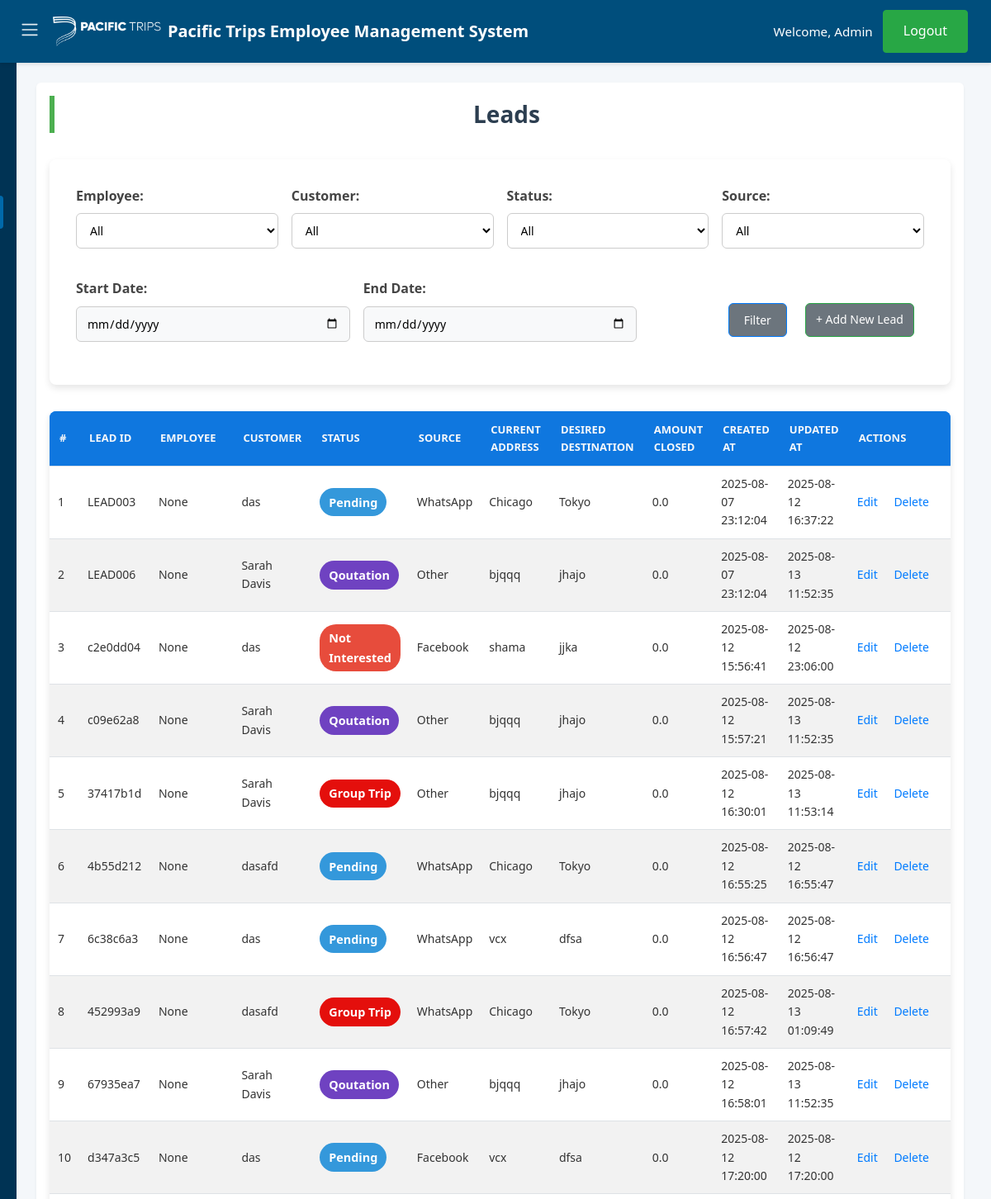
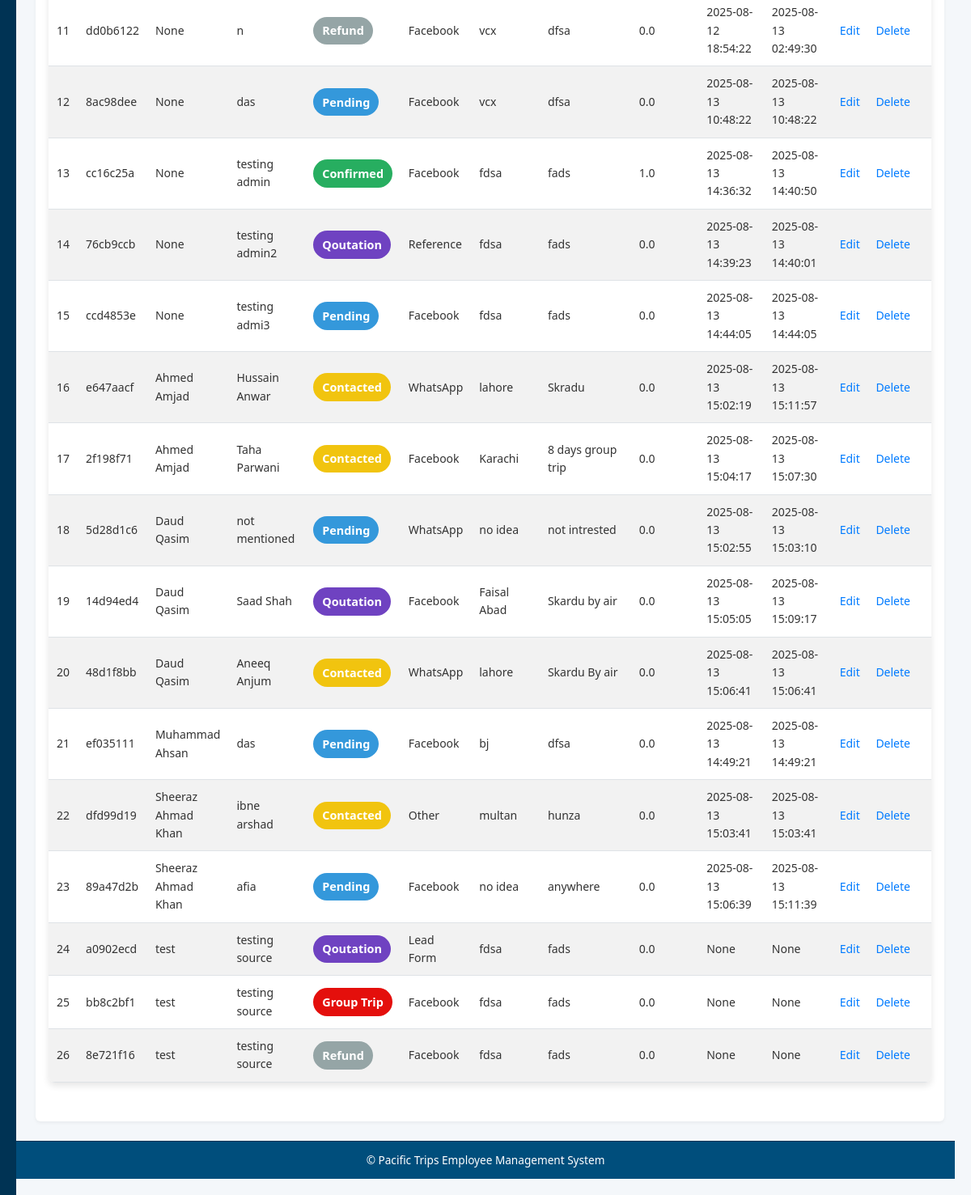
Page /leads?sort_by=emp_name&sort_order=asc&employeeId=&customerId=&status=&source=&start_date=&end_date= (signed in) on the committed database (2 pictures, top to bottom).
### tables this page shows
CREATE TABLE leads (
    employeeLeadId TEXT PRIMARY KEY,
    employeeId TEXT,
    employeeName TEXT,
    employeeContactNo TEXT,
    customerId TEXT,
    customerName TEXT,
    customerContactNo TEXT,
    currentAddress TEXT,
    desiredDestination TEXT,
    status TEXT NOT NULL CHECK("status" IN ('Pending', 'Contacted', 'Not interested', 'Qoutation', 'Group Trip', 'Refund', 'Confirmed')),
    source TEXT NOT NULL CHECK("source" IN ('Facebook', 'WhatsApp', 'Reference', 'TikTok', 'Instagram', 'Lead Form', 'Other')),
    amountClosed REAL,
    createdAt TEXT,
    updatedAt TEXT
);

CREATE TABLE customers (
    customerId TEXT PRIMARY KEY,
    customerName TEXT NOT NULL,
    phone TEXT NOT NULL,
    source TEXT NOT NULL,
    currentLocation TEXT NOT NULL,
    desiredDestination TEXT NOT NULL,
    dateOfArrival TEXT,
    createdAt TEXT DEFAULT CURRENT_TIMESTAMP,
    updatedAt TEXT DEFAULT CURRENT_TIMESTAMP
, status TEXT);

CREATE TABLE employees (
    empId TEXT PRIMARY KEY,
    empName TEXT NOT NULL,
    phoneNo TEXT,
    targetAmount REAL NOT NULL CHECK (targetAmount >= 0),
    achievedAmount REAL NOT NULL CHECK (achievedAmount >= 0),
    createdAt TEXT DEFAULT CURRENT_TIMESTAMP,
    updatedAt TEXT DEFAULT CURRENT_TIMESTAMP
);

### app.py (the view)
    def wrap(*args, **kwargs):
        if 'user_id' not in session:
            flash('Please login first.', 'danger')
            return redirect(url_for('login'))
        return f(*args, **kwargs)

### app.py (called while the page is built)
def get_db_connection():
    conn = sqlite3.connect(DATABASE, timeout=10)
    conn.row_factory = sqlite3.Row
    conn.execute("PRAGMA journal_mode=WAL")
    return conn

def get_all_employees():
    with closing(get_db_connection()) as conn:
        with closing(conn.cursor()) as cursor:
            cursor.execute("SELECT empId, empName FROM employees")
            return cursor.fetchall()

def get_all_customers():
    with closing(get_db_connection()) as conn:
        with closing(conn.cursor()) as cursor:
            cursor.execute("SELECT customerId, customerName FROM customers")
            return cursor.fetchall()

def login_required(f):
    def wrap(*args, **kwargs):
        if 'user_id' not in session:
            flash('Please login first.', 'danger')
            return redirect(url_for('login'))
        return f(*args, **kwargs)
    wrap.__name__ = f.__name__
    return wrap

### templates/leads.html (shortened to what this page needs)
{% extends "base.html" %}
{% block content %}
<h2>Leads</h2>
<form method="get" action="{{ url_for('leads') }}">
    {% if session.role == 'admin' %}
    <div>
        <label for="employeeId">Employee:</label>
        <select name="employeeId">
            <option value="">All</option>
        </select>
    </div>
    {% endif %}
    <div>
        <label for="customerId">Customer:</label>
        <select name="customerId">
            <option value="">All</option>
        </select>
    </div>
    <div>
        <label for="status">Status:</label>
        <select name="status">
            <option value="">All</option>
        </select>
    </div>
    <div>
        <label for="source">Source:</label>
        <select name="source">
            <option value="">All</option>
        </select>
    </div>
    <div>
        <label for="start_date">Start Date:</label>
        <input type="date" name="start_date" value="{{ filters.start_date }}">
    </div>
    <div>
        <label for="end_date">End Date:</label>
        <input type="date" name="end_date" value="{{ filters.end_date }}">
    </div>
    <div class="form-buttons">
        <button type="submit" class="btn">Filter</button>
        <a href="{{ url_for('add_customer') }}" class="btn">+ Add New Lead</a>
    </div>
</form>
<table>
    <thead>
        <tr>
            <th>#</th>
            <th><a href="{{ url_for('leads', sort_by='employeeLeadId', sort_order='desc' if sort_by == 'employeeLeadId' and sort_order == 'asc' else 'asc', **filters) }}">Lead ID</a></th>
            {% if session.role == 'admin' %}
            <th><a href="{{ url_for('leads', sort_by='emp_name', sort_order='desc' if sort_by == 'emp_name' and sort_order == 'asc' else 'asc', **filters) }}">Employee</a></th>
            {% endif %}
            <th><a href="{{ url_for('leads', sort_by='cust_name', sort_order='desc' if sort_by == 'cust_name' and sort_order == 'asc' else 'asc', **filters) }}">Customer</a></th>
            <th><a href="{{ url_for('leads', sort_by='status', sort_order='desc' if sort_by == 'status' and sort_order == 'asc' else 'asc', **filters) }}">Status</a></th>
            <th><a href="{{ url_for('leads', sort_by='source', sort_order='desc' if sort_by == 'source' and sort_order == 'asc' else 'asc', **filters) }}">Source</a></th>
            <th><a href="{{ url_for('leads', sort_by='currentAddress', sort_order='desc' if sort_by == 'currentAddress' and sort_order == 'asc' else 'asc', **filters) }}">Current Address</a></th>
            <th><a href="{{ url_for('leads', sort_by='desiredDestination', sort_order='desc' if sort_by == 'desiredDestination' and sort_order == 'asc' else 'asc', **filters) }}">Desired Destination</a></th>
            <th><a href="{{ url_for('leads', sort_by='amountClosed', sort_order='desc' if sort_by == 'amountClosed' and sort_order == 'asc' else 'asc', **filters) }}">Amount Closed</a></th>
            <th><a href="{{ url_for('leads', sort_by='createdAt', sort_order='desc' if sort_by == 'createdAt' and sort_order == 'asc' else 'asc', **filters) }}">Created At</a></th>
            <th><a href="{{ url_for('leads', sort_by='updatedAt', sort_order='desc' if sort_by == 'updatedAt' and sort_order == 'asc' else 'asc', **filters) }}">Updated At</a></th>
            <th>Actions</th>
        </tr>
    </thead>
    <tbody>
        {% for lead in leads %}
        <tr>
            <td>{{ loop.index }}</td>
            <td>{{ lead.employeeLeadId }}</td>
            {% if session.role == 'admin' %}
            <td>{{ lead.emp_name }}</td>
            {% endif %}
            <td>{{ lead.cust_name }}</td>
<td>
    <span class="status-badge {{ lead.status|lower|replace(' ', '-') }}">{{ lead.status }}</span>
</td>
            <td>{{ lead.source }}</td>
            <td>{{ lead.currentAddress }}</td>
            <td>{{ lead.desiredDestination }}</td>
            <td>{{ lead.amountClosed }}</td>
            <td>{{ lead.createdAt }}</td>
            <td>{{ lead.updatedAt }}</td>
            <td>
                <a href="{{ url_for('edit_lead', lead_id=lead.employeeLeadId) }}">Edit</a>
                <a href="{{ url_for('delete_lead', lead_id=lead.employeeLeadId) }}" onclick="return confirm('Are you sure?')">Delete</a>
            </td>
        </tr>
        {% endfor %}
    </tbody>
</table>
{% endblock %}

### static/style.css (style rules this page uses)
* { margin: 0; padding: 0; box-sizing: border-box; }
body { font-family: 'Segoe UI', Tahoma, Geneva, Verdana, sans-serif; background-color: #f4f7fa; color: #333; line-height: 1.6; min-height: 100vh; display: flex; flex-direction: column; }
a { text-decoration: none; transition: color 0.3s ease, background-color 0.3s ease; }
html { scroll-behavior: smooth; }
button, a, .menu-toggle { touch-action: manipulation; }

### static/customers.css (style rules this page uses)
* { box-sizing: border-box; margin: 0; padding: 0; font-family: 'Segoe UI', Tahoma, Geneva, Verdana, sans-serif; }
body { background: #f6f9fc; color: #333; padding: 40px; }
h2 { margin-bottom: 25px; font-size: 28px; color: #222; border-left: 6px solid #4CAF50; padding-left: 10px; }
.btn { display: inline-block; background-color: #4CAF50; color: white; padding: 10px 16px; text-decoration: none; border-radius: 6px; margin-right: 12px; font-size: 14px; font-weight: 600; transition: background-color 0.3s, transform 0.2s; border: none; cursor: pointer; }
table { width: 100%; border-collapse: collapse; background: #fff; box-shadow: 0 4px 10px rgba(0,0,0,0.05); border-radius: 10px; overflow: hidden; }
thead { background-color: #4CAF50; color: white; }
th, td { padding: 12px 15px; text-align: left; font-size: 14px; border-bottom: 1px solid #eee; }
th { font-weight: 600; text-transform: uppercase; font-size: 13px; }
td:last-child { white-space: nowrap; }

### static/employees.css (style rules this page uses)
body { font-family: Arial, sans-serif; background-color: #f9f9f9; margin: 20px; color: #333; }
h2 { color: #2c3e50; margin-bottom: 20px; }
form { display: flex; flex-wrap: wrap; gap: 15px; align-items: center; background-color: #ffffff; padding: 15px; border-radius: 8px; box-shadow: 0 2px 4px rgba(0,0,0,0.1); margin-bottom: 20px; }
form label { margin-right: 5px; font-weight: bold; }
form select, form button, form a.btn { padding: 8px 12px; font-size: 14px; border: 1px solid #ccc; border-radius: 6px; background-color: white; transition: 0.3s ease; }
form button { background-color: #007BFF; color: white; border: none; cursor: pointer; }
form a.btn { text-decoration: none; background-color: #28a745; color: white; }
table { width: 100%; border-collapse: collapse; background-color: #ffffff; border-radius: 8px; overflow: hidden; box-shadow: 0 2px 5px rgba(0,0,0,0.1); }
thead { background-color: #007BFF; color: white; }
thead th { padding: 12px; text-align: left; font-weight: bold; }
tbody tr { border-bottom: 1px solid #ddd; }
tbody tr:nth-child(even) { background-color: #f2f2f2; }
tbody td { padding: 10px; }

### static/add form.css (style rules this page uses)
body { font-family: Arial, sans-serif; background-color: #f7f9fc; margin: 0; padding: 20px; }
h2 { text-align: center; color: #333; margin-bottom: 30px; }
form { max-width: 800px; margin: 0 auto; background-color: #ffffff; padding: 30px 40px; border-radius: 10px; box-shadow: 0 0 10px rgba(0, 0, 0, 0.1); display: grid; grid-template-columns: 1fr 1fr; gap: 20px; }
form label { display: block; margin-bottom: 8px; font-weight: bold; color: #444; }
form input[type="text"], form input[type="date"], form select { width: 100%; padding: 10px 12px; border: 1px solid #ccc; border-radius: 6px; font-size: 14px; transition: border-color 0.3s ease; }
form .btn { display: inline-block; background-color: #007BFF; color: #fff; padding: 10px 18px; border: none; border-radius: 6px; text-decoration: none; font-size: 14px; cursor: pointer; transition: background-color 0.3s ease; text-align: center; }
form .btn:last-of-type { background-color: #6c757d; }
form .form-buttons { grid-column: 1 / -1; display: flex; justify-content: flex-end; gap: 10px; }

### templates/base.html (style rules this page uses)
* { margin: 0; padding: 0; box-sizing: border-box; }
body { font-family: 'Segoe UI', Tahoma, Geneva, Verdana, sans-serif; background-color: #f4f7fa; color: #333; line-height: 1.6; min-height: 100vh; display: flex; flex-direction: column; font-size: 16px; }
a { text-decoration: none; transition: color 0.3s ease, background-color 0.3s ease; }
html { scroll-behavior: smooth; }
button, a, .menu-toggle { touch-action: manipulation; }

### rows in the picture
leads: employeeLeadId "LEAD003", emp_name "None", cust_name "das", status "Pending", source "WhatsApp", currentAddress "Chicago", desiredDestination "Tokyo", amountClosed "0.0", createdAt "2025-08-07 23:12:04", updatedAt "2025-08-12 16:37:22"
leads: employeeLeadId "LEAD006", emp_name "None", cust_name "Sarah Davis", status "Qoutation", source "Other", currentAddress "bjqqq", desiredDestination "jhajo", amountClosed "0.0", createdAt "2025-08-07 23:12:04", updatedAt "2025-08-13 11:52:35"
leads: employeeLeadId "c2e0dd04", emp_name "None", cust_name "das", status "Not Interested", source "Facebook", currentAddress "shama", desiredDestination "jjka", amountClosed "0.0", createdAt "2025-08-12 15:56:41", updatedAt "2025-08-12 23:06:00"
leads: employeeLeadId "c09e62a8", emp_name "None", cust_name "Sarah Davis", status "Qoutation", source "Other", currentAddress "bjqqq", desiredDestination "jhajo", amountClosed "0.0", createdAt "2025-08-12 15:57:21", updatedAt "2025-08-13 11:52:35"
leads: employeeLeadId "37417b1d", emp_name "None", cust_name "Sarah Davis", status "Group Trip", source "Other", currentAddress "bjqqq", desiredDestination "jhajo", amountClosed "0.0", createdAt "2025-08-12 16:30:01", updatedAt "2025-08-13 11:53:14"
leads: employeeLeadId "4b55d212", emp_name "None", cust_name "dasafd", status "Pending", source "WhatsApp", currentAddress "Chicago", desiredDestination "Tokyo", amountClosed "0.0", createdAt "2025-08-12 16:55:25", updatedAt "2025-08-12 16:55:47"
leads: employeeLeadId "6c38c6a3", emp_name "None", cust_name "das", status "Pending", source "WhatsApp", currentAddress "vcx", desiredDestination "dfsa", amountClosed "0.0", createdAt "2025-08-12 16:56:47", updatedAt "2025-08-12 16:56:47"
leads: employeeLeadId "452993a9", emp_name "None", cust_name "dasafd", status "Group Trip", source "WhatsApp", currentAddress "Chicago", desiredDestination "Tokyo", amountClosed "0.0", createdAt "2025-08-12 16:57:42", updatedAt "2025-08-13 01:09:49"
leads: employeeLeadId "67935ea7", emp_name "None", cust_name "Sarah Davis", status "Qoutation", source "Other", currentAddress "bjqqq", desiredDestination "jhajo", amountClosed "0.0", createdAt "2025-08-12 16:58:01", updatedAt "2025-08-13 11:52:35"
leads: employeeLeadId "d347a3c5", emp_name "None", cust_name "das", status "Pending", source "Facebook", currentAddress "vcx", desiredDestination "dfsa", amountClosed "0.0", createdAt "2025-08-12 17:20:00", updatedAt "2025-08-12 17:20:00"
leads: employeeLeadId "dd0b6122", emp_name "None", cust_name "n", status "Refund", source "Facebook", currentAddress "vcx", desiredDestination "dfsa", amountClosed "0.0", createdAt "2025-08-12 18:54:22", updatedAt "2025-08-13 02:49:30"
leads: employeeLeadId "8ac98dee", emp_name "None", cust_name "das", status "Pending", source "Facebook", currentAddress "vcx", desiredDestination "dfsa", amountClosed "0.0", createdAt "2025-08-13 10:48:22", updatedAt "2025-08-13 10:48:22"
leads: employeeLeadId "cc16c25a", emp_name "None", cust_name "testing admin", status "Confirmed", source "Facebook", currentAddress "fdsa", desiredDestination "fads", amountClosed "1.0", createdAt "2025-08-13 14:36:32", updatedAt "2025-08-13 14:40:50"
leads: employeeLeadId "76cb9ccb", emp_name "None", cust_name "testing admin2", status "Qoutation", source "Reference", currentAddress "fdsa", desiredDestination "fads", amountClosed "0.0", createdAt "2025-08-13 14:39:23", updatedAt "2025-08-13 14:40:01"
leads: employeeLeadId "ccd4853e", emp_name "None", cust_name "testing admi3", status "Pending", source "Facebook", currentAddress "fdsa", desiredDestination "fads", amountClosed "0.0", createdAt "2025-08-13 14:44:05", updatedAt "2025-08-13 14:44:05"
leads: employeeLeadId "e647aacf", emp_name "Ahmed Amjad", cust_name "Hussain Anwar", status "Contacted", source "WhatsApp", currentAddress "lahore", desiredDestination "Skradu", amountClosed "0.0", createdAt "2025-08-13 15:02:19", updatedAt "2025-08-13 15:11:57"
leads: employeeLeadId "2f198f71", emp_name "Ahmed Amjad", cust_name "Taha Parwani", status "Contacted", source "Facebook", currentAddress "Karachi", desiredDestination "8 days group trip", amountClosed "0.0", createdAt "2025-08-13 15:04:17", updatedAt "2025-08-13 15:07:30"
leads: employeeLeadId "5d28d1c6", emp_name "Daud Qasim", cust_name "not mentioned", status "Pending", source "WhatsApp", currentAddress "no idea", desiredDestination "not intrested", amountClosed "0.0", createdAt "2025-08-13 15:02:55", updatedAt "2025-08-13 15:03:10"
leads: employeeLeadId "14d94ed4", emp_name "Daud Qasim", cust_name "Saad Shah", status "Qoutation", source "Facebook", currentAddress "Faisal Abad", desiredDestination "Skardu by air", amountClosed "0.0", createdAt "2025-08-13 15:05:05", updatedAt "2025-08-13 15:09:17"
leads: employeeLeadId "48d1f8bb", emp_name "Daud Qasim", cust_name "Aneeq Anjum", status "Contacted", source "WhatsApp", currentAddress "lahore", desiredDestination "Skardu By air", amountClosed "0.0", createdAt "2025-08-13 15:06:41", updatedAt "2025-08-13 15:06:41"
leads: employeeLeadId "ef035111", emp_name "Muhammad Ahsan", cust_name "das", status "Pending", source "Facebook", currentAddress "bj", desiredDestination "dfsa", amountClosed "0.0", createdAt "2025-08-13 14:49:21", updatedAt "2025-08-13 14:49:21"
leads: employeeLeadId "dfd99d19", emp_name "Sheeraz Ahmad Khan", cust_name "ibne arshad", status "Contacted", source "Other", currentAddress "multan", desiredDestination "hunza", amountClosed "0.0", createdAt "2025-08-13 15:03:41", updatedAt "2025-08-13 15:03:41"
leads: employeeLeadId "89a47d2b", emp_name "Sheeraz Ahmad Khan", cust_name "afia", status "Pending", source "Facebook", currentAddress "no idea", desiredDestination "anywhere", amountClosed "0.0", createdAt "2025-08-13 15:06:39", updatedAt "2025-08-13 15:11:39"
leads: employeeLeadId "a0902ecd", emp_name "test", cust_name "testing source", status "Qoutation", source "Lead Form", currentAddress "fdsa", desiredDestination "fads", amountClosed "0.0", createdAt "None", updatedAt "None"
leads: employeeLeadId "bb8c2bf1", emp_name "test", cust_name "testing source", status "Group Trip", source "Facebook", currentAddress "fdsa", desiredDestination "fads", amountClosed "0.0", createdAt "None", updatedAt "None"
leads: employeeLeadId "8e721f16", emp_name "test", cust_name "testing source", status "Refund", source "Facebook", currentAddress "fdsa", desiredDestination "fads", amountClosed "0.0", createdAt "None", updatedAt "None"

### other values in the picture
{{ session.user_name }} "Admin"
